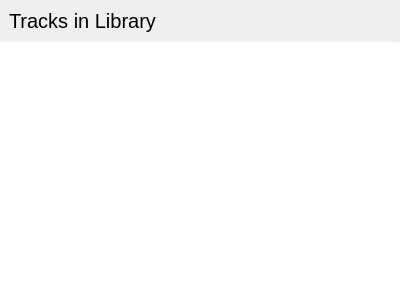
<?xml version="1.0" encoding="UTF-8"?>
<ui version="4.0">
 <class>ArtistsAlbumsWidget</class>
 <widget class="QWidget" name="ArtistsAlbumsWidget">
  <property name="geometry">
   <rect>
    <x>0</x>
    <y>0</y>
    <width>400</width>
    <height>300</height>
   </rect>
  </property>
  <property name="windowTitle">
   <string>Form</string>
  </property>
  <layout class="QVBoxLayout" name="verticalLayout">
   <property name="spacing">
    <number>0</number>
   </property>
   <property name="leftMargin">
    <number>0</number>
   </property>
   <property name="topMargin">
    <number>0</number>
   </property>
   <property name="rightMargin">
    <number>0</number>
   </property>
   <property name="bottomMargin">
    <number>0</number>
   </property>
   <item>
    <widget class="tStackedWidget" name="stackedWidget">
     <property name="currentIndex">
      <number>0</number>
     </property>
     <widget class="QWidget" name="mainPage">
      <layout class="QVBoxLayout" name="verticalLayout_3">
       <property name="spacing">
        <number>0</number>
       </property>
       <property name="leftMargin">
        <number>0</number>
       </property>
       <property name="topMargin">
        <number>0</number>
       </property>
       <property name="rightMargin">
        <number>0</number>
       </property>
       <property name="bottomMargin">
        <number>0</number>
       </property>
       <item>
        <widget class="QWidget" name="widget" native="true">
         <layout class="QVBoxLayout" name="verticalLayout_2">
          <item>
           <widget class="QLabel" name="titleLabel">
            <property name="font">
             <font>
              <pointsize>15</pointsize>
             </font>
            </property>
            <property name="text">
             <string>Tracks in Library</string>
            </property>
           </widget>
          </item>
         </layout>
        </widget>
       </item>
       <item>
        <widget class="Line" name="line">
         <property name="maximumSize">
          <size>
           <width>16777215</width>
           <height>1</height>
          </size>
         </property>
         <property name="orientation">
          <enum>Qt::Horizontal</enum>
         </property>
        </widget>
       </item>
       <item>
        <widget class="QListWidget" name="initialList">
         <property name="frameShape">
          <enum>QFrame::NoFrame</enum>
         </property>
        </widget>
       </item>
      </layout>
     </widget>
     <widget class="QWidget" name="tracksPage">
      <layout class="QVBoxLayout" name="verticalLayout_5">
       <property name="spacing">
        <number>0</number>
       </property>
       <property name="leftMargin">
        <number>0</number>
       </property>
       <property name="topMargin">
        <number>0</number>
       </property>
       <property name="rightMargin">
        <number>0</number>
       </property>
       <property name="bottomMargin">
        <number>0</number>
       </property>
       <item>
        <widget class="QWidget" name="widget_2" native="true">
         <layout class="QVBoxLayout" name="verticalLayout_4">
          <property name="spacing">
           <number>0</number>
          </property>
          <property name="leftMargin">
           <number>0</number>
          </property>
          <property name="topMargin">
           <number>0</number>
          </property>
          <property name="rightMargin">
           <number>0</number>
          </property>
          <property name="bottomMargin">
           <number>0</number>
          </property>
          <item>
           <layout class="QHBoxLayout" name="horizontalLayout_2">
            <property name="spacing">
             <number>0</number>
            </property>
            <property name="leftMargin">
             <number>0</number>
            </property>
            <property name="topMargin">
             <number>0</number>
            </property>
            <property name="rightMargin">
             <number>0</number>
            </property>
            <property name="bottomMargin">
             <number>0</number>
            </property>
            <item>
             <widget class="QToolButton" name="backButton">
              <property name="sizePolicy">
               <sizepolicy hsizetype="Preferred" vsizetype="Preferred">
                <horstretch>0</horstretch>
                <verstretch>0</verstretch>
               </sizepolicy>
              </property>
              <property name="text">
               <string notr="true">...</string>
              </property>
              <property name="icon">
               <iconset theme="go-previous">
                <normaloff>.</normaloff>.</iconset>
              </property>
             </widget>
            </item>
            <item>
             <layout class="QHBoxLayout" name="horizontalLayout_3">
              <property name="leftMargin">
               <number>6</number>
              </property>
              <property name="topMargin">
               <number>9</number>
              </property>
              <property name="rightMargin">
               <number>9</number>
              </property>
              <property name="bottomMargin">
               <number>6</number>
              </property>
              <item>
               <widget class="QLabel" name="tracksTitle">
                <property name="sizePolicy">
                 <sizepolicy hsizetype="Expanding" vsizetype="Preferred">
                  <horstretch>0</horstretch>
                  <verstretch>0</verstretch>
                 </sizepolicy>
                </property>
                <property name="font">
                 <font>
                  <pointsize>15</pointsize>
                 </font>
                </property>
                <property name="text">
                 <string>Tracks in Library</string>
                </property>
               </widget>
              </item>
             </layout>
            </item>
           </layout>
          </item>
          <item>
           <layout class="QHBoxLayout" name="horizontalLayout">
            <property name="leftMargin">
             <number>9</number>
            </property>
            <property name="topMargin">
             <number>6</number>
            </property>
            <property name="rightMargin">
             <number>9</number>
            </property>
            <property name="bottomMargin">
             <number>9</number>
            </property>
            <item>
             <widget class="QPushButton" name="enqueueAllButton">
              <property name="text">
               <string>Enqueue All</string>
              </property>
              <property name="icon">
               <iconset theme="view-media-playlist"/>
              </property>
             </widget>
            </item>
            <item>
             <spacer name="horizontalSpacer">
              <property name="orientation">
               <enum>Qt::Horizontal</enum>
              </property>
              <property name="sizeHint" stdset="0">
               <size>
                <width>40</width>
                <height>20</height>
               </size>
              </property>
             </spacer>
            </item>
           </layout>
          </item>
         </layout>
        </widget>
       </item>
       <item>
        <widget class="Line" name="line_2">
         <property name="maximumSize">
          <size>
           <width>16777215</width>
           <height>1</height>
          </size>
         </property>
         <property name="orientation">
          <enum>Qt::Horizontal</enum>
         </property>
        </widget>
       </item>
       <item>
        <widget class="QListView" name="tracksList">
         <property name="frameShape">
          <enum>QFrame::NoFrame</enum>
         </property>
        </widget>
       </item>
      </layout>
     </widget>
    </widget>
   </item>
  </layout>
 </widget>
 <customwidgets>
  <customwidget>
   <class>tStackedWidget</class>
   <extends>QStackedWidget</extends>
   <header location="global">tstackedwidget.h</header>
   <container>1</container>
   <slots>
    <signal>switchingFrame(int)</signal>
   </slots>
  </customwidget>
 </customwidgets>
 <resources/>
 <connections/>
</ui>
